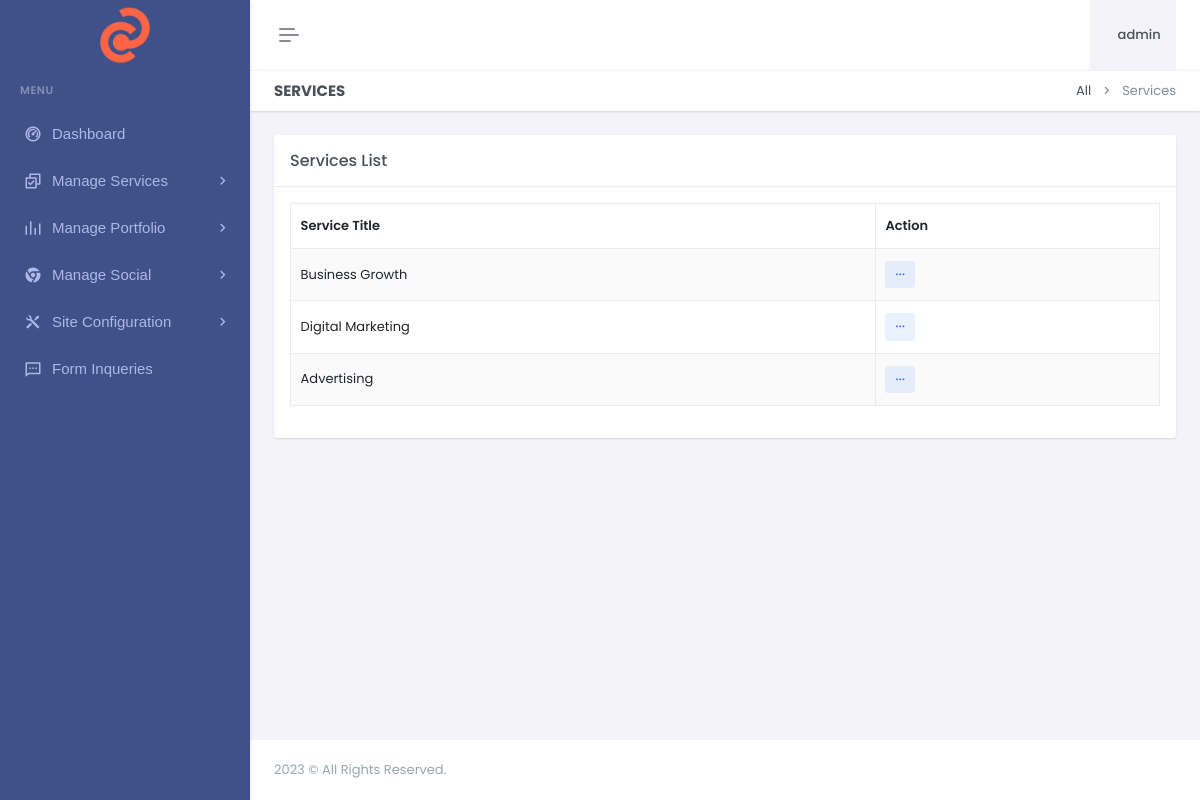
Screenshot of /dashboard/services.php (signed in) with the database file from the repository.
### tables this page shows
CREATE TABLE `logo` (
  `id` int(11) NOT NULL,
  `xfile` varchar(1000) NOT NULL,
  `ufile` varchar(1000) NOT NULL,
  `updated_at` timestamp NOT NULL DEFAULT current_timestamp() ON UPDATE current_timestamp()
);

CREATE TABLE `service` (
  `id` int(11) NOT NULL,
  `service_title` varchar(500) NOT NULL,
  `service_desc` varchar(1000) NOT NULL,
  `service_detail` varchar(2000) NOT NULL,
  `ufile` varchar(1000) NOT NULL,
  `upadated_at` timestamp NOT NULL DEFAULT current_timestamp() ON UPDATE current_timestamp()
);

### dashboard/services.php (the view)
<?php include"header.php";?>
<?php include"sidebar.php";?>
<div class="main-content">
 <div class="page-content">
       <div class="container-fluid">
                    <div class="row">
                        <div class="col-12">
                            <div class="page-title-box d-sm-flex align-items-center justify-content-between">
                                <h4 class="mb-sm-0">Services</h4>
                                <div class="page-title-right">
                                    <ol class="breadcrumb m-0">
                                        <li class="breadcrumb-item"><a href="javascript: void(0);">All</a></li>
                                        <li class="breadcrumb-item active">Services</li>
                                    </ol>
                                </div>
                            </div>
                        </div>
                    </div>
                    <div class="row">
                        <div class="col-lg-12">
                            <div class="card">
                                <div class="card-header">
                                    <h5 class="card-title mb-0">Services List</h5>
                                </div>
                                <div class="card-body">
                                    <table id="example" class="table table-bordered dt-responsive nowrap table-striped align-middle" style="width:100%">
                                        <thead>
                                            <tr>
                                                <th data-ordering="false">Service Title</th>
                                                <th>Action</th>
                                            </tr>
                                        </thead>
                                        <tbody>
                                        <?php
				   $q="SELECT * FROM  service ORDER BY id DESC";
 $r123 = mysqli_query($con,$q);
while($ro = mysqli_fetch_array($r123))
{
	$id="$ro[id]";
	$service_title="$ro[service_title]";
  print "<tr>
				  <td>
				  $service_title
				  </td>
          <td>
                                                    <div class='dropdown d-inline-block'>
                                                        <button class='btn btn-soft-secondary btn-sm dropdown' type='button' data-bs-toggle='dropdown' aria-expanded='false'>
                                                            <i class='ri-more-fill align-middle'></i>
                                                        </button>
                                                        <ul class='dropdown-menu dropdown-menu-end'>
                                                            <li><a href='editservice.php?id=$id' class='dropdown-item edit-item-btn'><i class='ri-pencil-fill align-bottom me-2 text-muted'></i> Edit</a></li>
                                                            <li>
                                                                <a href='deleteservice.php?id=$id' class='dropdown-item remove-item-btn'>
                                                                    <i class='ri-delete-bin-fill align-bottom me-2 text-muted'></i> Delete
                                                                </a>
                                                            </li>
                                                        </ul>
                                                    </div>
                                                </td>
				  </tr>";
  }
  ?>
                                        </tbody>
                                    </table>
                                </div>
                            </div>
                        </div>
                    </div>
                </div>
            </div>
            <?php include"footer.php";?>

### dashboard/sidebar.php (shortened to what this page needs)
<?php
include"../z_db.php";
?>
<div class="app-menu navbar-menu">
  <div class="navbar-brand-box">
<?php
    $rr=mysqli_query($con,"SELECT ufile FROM logo");
$r = mysqli_fetch_row($rr);
$ufile = $r[0];
?>
    <a href="index.php" class="logo logo-light">
      <span class="logo-lg">
        <img src="uploads/logo/<?php print $ufile?>" alt="" height="60">
      </span>
    </a>
  </div>
  <div id="scrollbar">
    <div class="container-fluid">
      <ul class="navbar-nav" id="navbar-nav">
        <li class="menu-title"><span data-key="t-menu">Menu</span></li>
        <li class="nav-item">
                <a href="dashboard" class="nav-link" data-key="t-analytics">  <i class="ri-dashboard-2-line"></i> <span data-key="t-dashboards"> Dashboard </span></a>
              </li>
              <li class="nav-item">
                            <a class="nav-link menu-link" href="#sidebarLanding" data-bs-toggle="collapse" role="button" aria-expanded="true" aria-controls="sidebarLanding">
                                <i class="ri-checkbox-multiple-line"></i> <span data-key="t-landing">Manage Services</span>
                            </a>
                        </li>
                        <li class="nav-item">
                            <a class="nav-link menu-link" href="#sidebarPot" data-bs-toggle="collapse" role="button" aria-expanded="true" aria-controls="sidebarLanding">
                                <i class="ri-rhythm-fill"></i> <span data-key="t-landing">Manage Portfolio</span>
                            </a>
                        </li>
                        <li class="nav-item">
                            <a class="nav-link menu-link" href="#sidebarX" data-bs-toggle="collapse" role="button" aria-expanded="true" aria-controls="sidebarLanding">
                                <i class="ri-chrome-fill"></i> <span data-key="t-landing">Manage Social</span>
                            </a>
                        </li>
                        <li class="nav-item">
                            <a class="nav-link menu-link" href="#sidebarK" data-bs-toggle="collapse" role="button" aria-expanded="true" aria-controls="sidebarLanding">
                                <i class="ri-tools-fill"></i> <span data-key="t-landing"> Site Configuration </span>
                            </a>
                        </li>
                <li class="nav-item">
                <a href="contact-messages" class="nav-link" data-key="t-analytics">  <i class="ri-message-2-line"></i> <span data-key="t-message"> Form Inqueries </span></a>
              </li>
      </ul>
    </div>
  </div>
  <div class="sidebar-background"></div>
</div>

### rows the page displays
logo: ufile (picture)
service: service_title "Business Growth"
service: service_title "Digital Marketing"
service: service_title "Advertising"

### other values shown
$username "admin"
